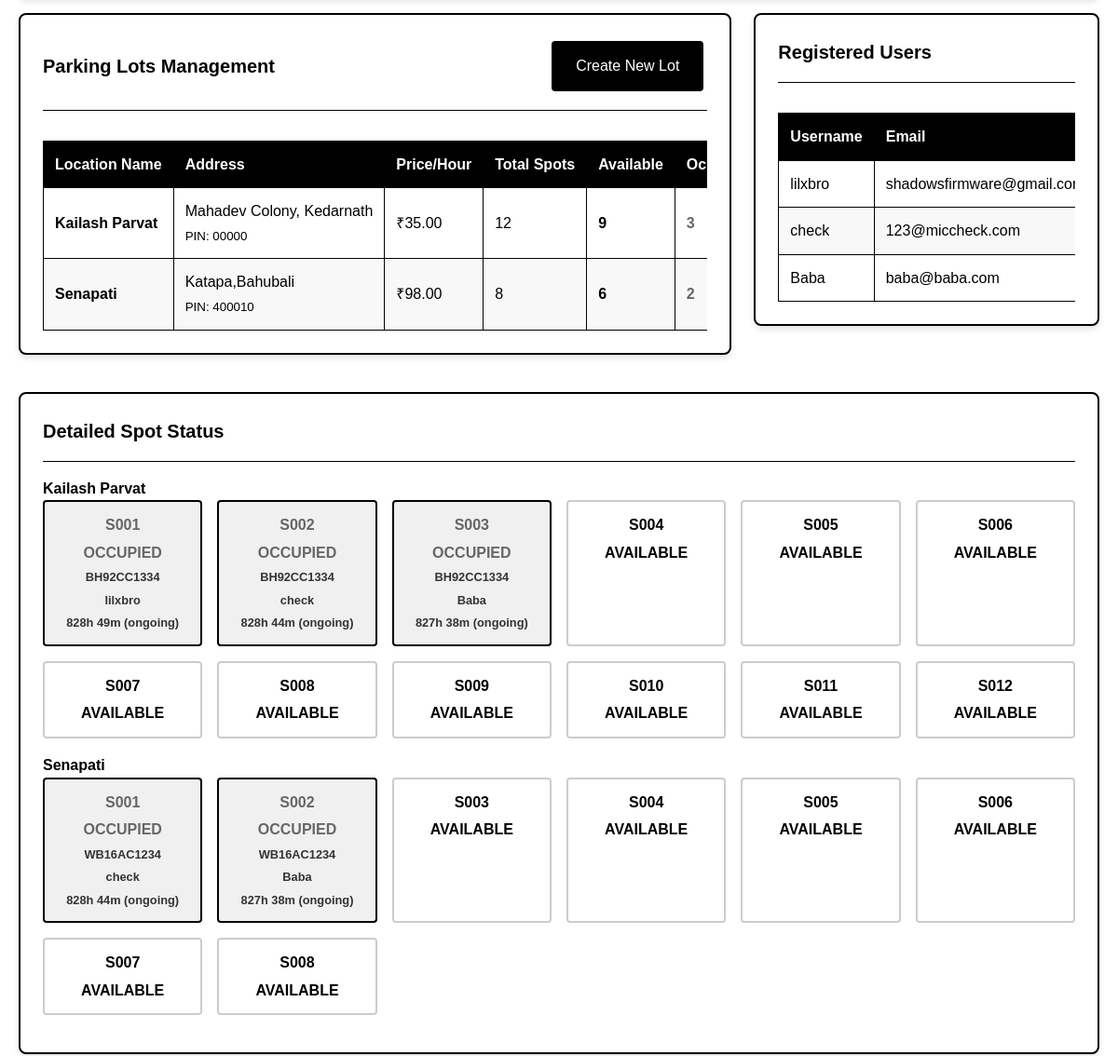
The app's page /admin/dashboard (signed in, middle part), older data.
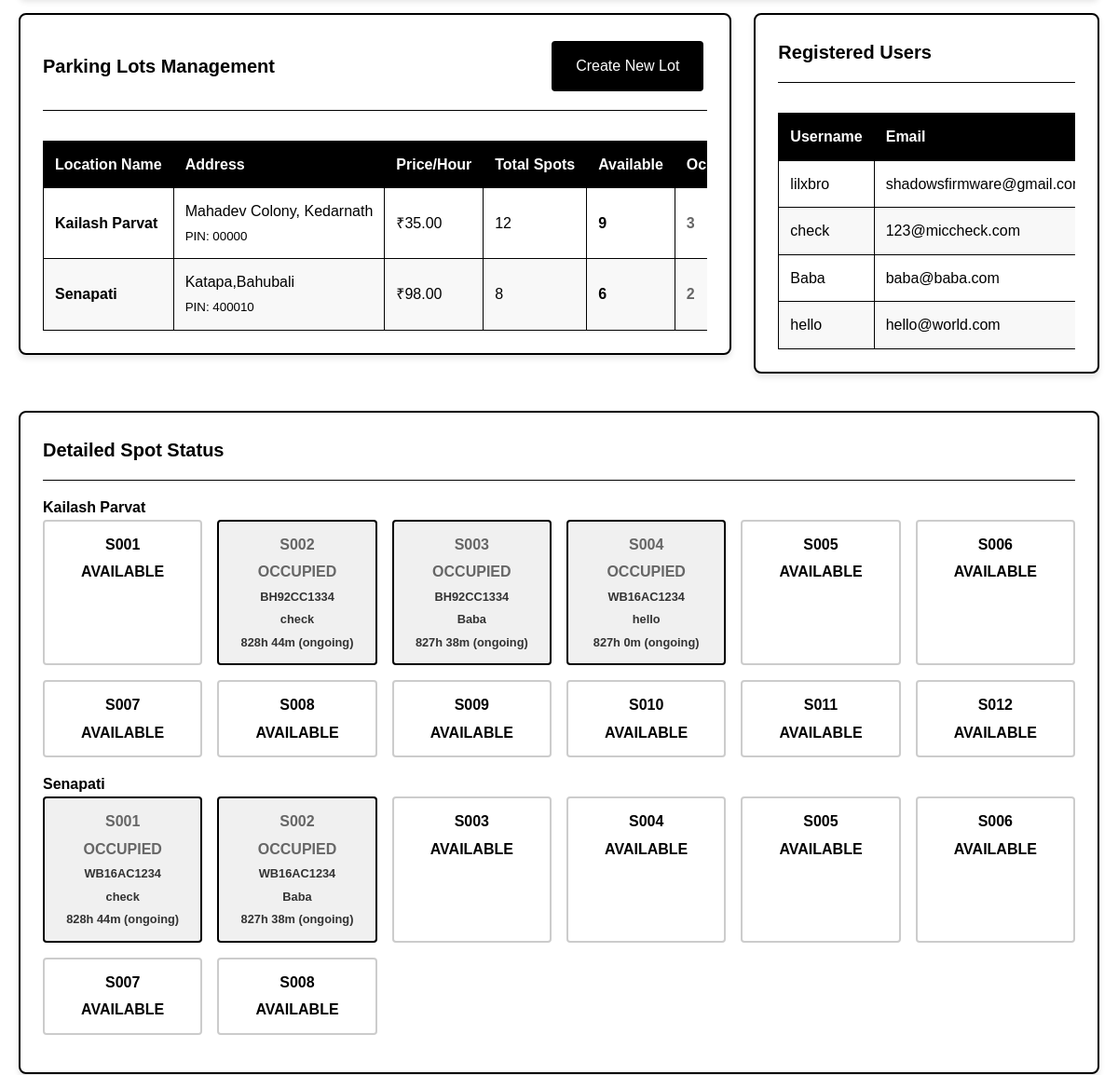
The same page, newer data.
### backend/models.py (models this page shows, shortened)
class ParkingLot(db.Model):
    __tablename__ = 'parking_lots'
    id = db.Column(db.Integer, primary_key=True)
    prime_location_name = db.Column(db.String(100), nullable=False)
    address = db.Column(db.Text, nullable=False)
    pin_code = db.Column(db.String(10), nullable=False)
    price_per_hour = db.Column(db.Float, nullable=False)
    maximum_spots = db.Column(db.Integer, nullable=False)
    created_at = db.Column(db.DateTime, default=datetime.utcnow)
    spots = db.relationship('ParkingSpot', backref='lot', lazy=True, cascade='all, delete-orphan', order_by='ParkingSpot.spot_number')
    @property
    def available_spots_count(self):
        return len([spot for spot in self.spots if spot.status == 'A'])
    @property
    def occupied_spots_count(self):
        return len([spot for spot in self.spots if spot.status == 'O'])

class ParkingSpot(db.Model):
    __tablename__ = 'parking_spots'
    id = db.Column(db.Integer, primary_key=True)
    lot_id = db.Column(db.Integer, db.ForeignKey('parking_lots.id'), nullable=False)
    spot_number = db.Column(db.String(10), nullable=False)
    status = db.Column(db.String(1), default='A', nullable=False)  # A-Available, O-Occupied
    created_at = db.Column(db.DateTime, default=datetime.utcnow)
    reservations = db.relationship('Reservation', backref='spot', lazy=True)
    @property
    def current_reservation(self):
        return Reservation.query.filter_by(
            spot_id=self.id,
            leaving_timestamp=None
        ).first()

class User(db.Model):
    __tablename__ = 'users'
    id = db.Column(db.Integer, primary_key=True)
    username = db.Column(db.String(80), unique=True, nullable=False)
    email = db.Column(db.String(120), unique=True, nullable=False)
    password_hash = db.Column(db.String(120), nullable=False)
    phone = db.Column(db.String(15), nullable=True)
    is_admin = db.Column(db.Boolean, default=False)
    created_at = db.Column(db.DateTime, default=datetime.utcnow)
    reservations = db.relationship('Reservation', backref='user', lazy=True, cascade='all, delete-orphan')

class Reservation(db.Model):
    __tablename__ = 'reservations'
    id = db.Column(db.Integer, primary_key=True)
    spot_id = db.Column(db.Integer, db.ForeignKey('parking_spots.id'), nullable=False)
    user_id = db.Column(db.Integer, db.ForeignKey('users.id'), nullable=False)
    vehicle_number = db.Column(db.String(20), nullable=False)
    parking_timestamp = db.Column(db.DateTime, default=datetime.utcnow)
    leaving_timestamp = db.Column(db.DateTime, nullable=True)
    parking_cost = db.Column(db.Float, nullable=True)
    @property
    def duration_str(self):
        end_time = self.leaving_timestamp or datetime.utcnow()
        if self.parking_timestamp:
            duration = end_time - self.parking_timestamp
            hours = int(duration.total_seconds() // 3600)
            minutes = int((duration.total_seconds() % 3600) // 60)
            if not self.leaving_timestamp:
                return f"{hours}h {minutes}m (ongoing)"
            return f"{hours}h {minutes}m"
        return "N/A"

### backend/app.py (the view)
@app.route('/admin/dashboard')
@admin_required
def admin_dashboard():
    lots = ParkingLot.query.order_by(ParkingLot.prime_location_name).all()
    users = User.query.filter_by(is_admin=False).all()
    total_lots = len(lots)
    total_spots = sum(lot.maximum_spots for lot in lots)
    occupied_spots = sum(lot.occupied_spots_count for lot in lots)
    available_spots = total_spots - occupied_spots
    stats = {
        'total_lots': total_lots,
        'total_spots': total_spots,
        'occupied_spots': occupied_spots,
        'available_spots': available_spots,
        'occupancy_rate': round((occupied_spots / total_spots * 100) if total_spots > 0 else 0, 1)
    }
    chart_data = {
        'lot_names': [lot.prime_location_name for lot in lots],
        'lot_occupied': [lot.occupied_spots_count for lot in lots],
        'lot_available': [lot.available_spots_count for lot in lots],
        'overall_occupied': occupied_spots,
        'overall_available': available_spots
    }
    return render_template('admin_dashboard.html',
                           lots=lots, users=users, stats=stats, chart_data=chart_data)

### backend/app.py (called while the page is built)
def admin_required(f):
    @wraps(f)
    def decorated_function(*args, **kwargs):
        if 'user_id' not in session:
            flash('Please log in to access this page.', 'error')
            return redirect(url_for('login'))
        user = User.query.get(session['user_id'])
        if not user or not user.is_admin:
            flash('Admin access required.', 'error')
            return redirect(url_for('index'))
        return f(*args, **kwargs)
    return decorated_function

### frontend/templates/admin_dashboard.html (shortened to what this page needs)
{% extends "base.html" %}
{% block content %}
<div class="row">
    <div class="col-md-8">
        <div class="card">
            <div class="card-header">
                <h3 class="card-title">Parking Lots Management</h3>
                <a href="{{ url_for('create_lot') }}" class="btn btn-primary">Create New Lot</a>
            </div>
            {% if lots %}
                <div class="table-container">
                    <table class="table">
                        <thead>
                            <tr>
                                <th>Location Name</th>
                                <th>Address</th>
                                <th>Price/Hour</th>
                                <th>Total Spots</th>
                                <th>Available</th>
                                <th>Occupied</th>
                            </tr>
                        </thead>
                        <tbody>
                            {% for lot in lots %}
                            <tr>
                                <td><strong>{{ lot.prime_location_name }}</strong></td>
                                <td>{{ lot.address }}<br><small>PIN: {{ lot.pin_code }}</small></td>
                                <td>₹{{ "%.2f"|format(lot.price_per_hour) }}</td>
                                <td>{{ lot.maximum_spots }}</td>
                                <td class="status-available">{{ lot.available_spots_count }}</td>
                                <td class="status-occupied">{{ lot.occupied_spots_count }}</td>
                            </tr>
                            {% endfor %}
                        </tbody>
                    </table>
                </div>
            {% else %}
                <p class="text-center p-2">No parking lots created yet. <a href="{{ url_for('create_lot') }}">Create your first lot</a>.</p>
            {% endif %}
        </div>
    </div>
    <div class="col-md-4">
        <div class="card">
            <div class="card-header">
                <h3 class="card-title">Registered Users</h3>
            </div>
            {% if users %}
                <div class="table-container">
                    <table class="table">
                        <thead>
                            <tr>
                                <th>Username</th>
                                <th>Email</th>
                            </tr>
                        </thead>
                        <tbody>
                            {% for user in users %}
                            <tr>
                                <td>{{ user.username }}</td>
                                <td>{{ user.email }}</td>
                            </tr>
                            {% endfor %}
                        </tbody>
                    </table>
                </div>
            {% else %}
                <p class="text-center p-2">No users registered yet.</p>
            {% endif %}
        </div>
    </div>
</div>
{% if lots %}
<div class="card mt-2">
    <div class="card-header">
        <h3 class="card-title">Detailed Spot Status</h3>
    </div>
    {% for lot in lots %}
    <div class="mb-2">
        <h4>{{ lot.prime_location_name }}</h4>
        <div class="parking-spots-grid">
            {% for spot in lot.spots %}
            <div class="spot-card status-{{ 'occupied' if spot.status == 'O' else 'available' }}">
                <strong>{{ spot.spot_number }}</strong>
                <span>{{ 'OCCUPIED' if spot.status == 'O' else 'AVAILABLE' }}</span>
                {% if spot.current_reservation %}
                <small>{{ spot.current_reservation.vehicle_number }}</small>
                <small>{{ spot.current_reservation.user.username }}</small>
                <small>{{ spot.current_reservation.duration_str }}</small>
                {% endif %}
            </div>
            {% endfor %}
        </div>
    </div>
    {% endfor %}
</div>
{% endif %}
{% endblock %}

Row changes from the older to the newer data that the page shows:
added User: username "hello", email "hello@world.com"
changed ParkingSpot (number 1 of 20 on the later page): status "OCCUPIED" → "AVAILABLE"; current_reservation.vehicle_number "BH92CC1334" → (not shown); current_reservation.user.username "lilxbro" → (not shown); current_reservation.duration_str "828h 49m (ongoing)" → (not shown)
changed ParkingSpot: status "AVAILABLE" → "OCCUPIED"; current_reservation.vehicle_number (not shown) → "WB16AC1234"; current_reservation.user.username (not shown) → "hello"; current_reservation.duration_str (not shown) → "827h 0m (ongoing)"
